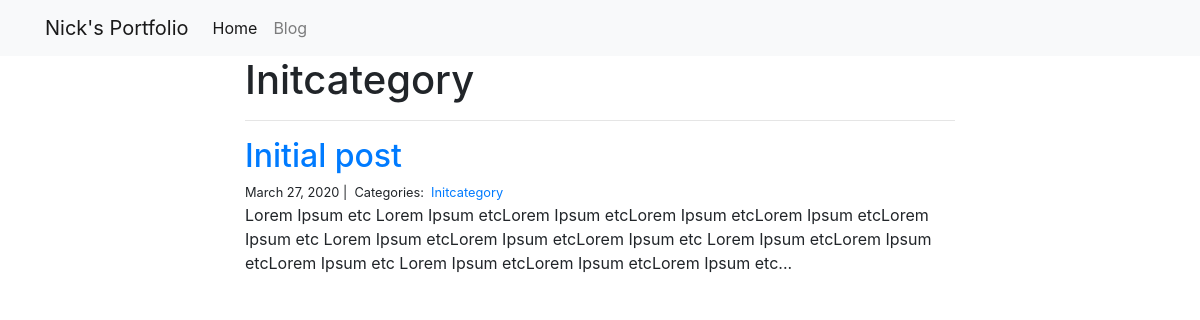
The app's page /blog/Initcategory/, older data.
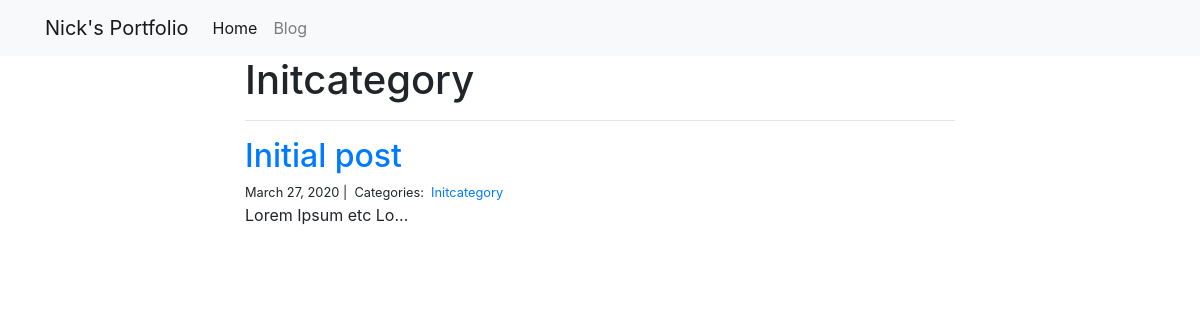
The same page, newer data.
### blog/models.py (models this page shows)
class Post(models.Model):
    title = models.CharField(max_length=100)
    body = models.TextField()
    html_body = models.TextField()
    created_on = models.DateTimeField(auto_now_add=True)
    last_modified = models.DateTimeField(auto_now=True)
    categories = models.ManyToManyField('Category', related_name='posts')

### blog/views.py (the view)
# urls.py: path("<category>/", views.blog_category, name="blog_category"),
def blog_category(request, category):
    posts = Post.objects.filter(categories__name__contains=category).order_by('-created_on')
    context = {
        "category": category,
        "posts": posts,
    }
    return render(request, "blog_category.html", context)

### blog/templates/blog_category.html
{% extends "base.html" %}
{% block page_content %}
<div class="col-md-8 offset-md-2">
    <h1>{{ category | title }}</h1>
    <hr>
    {% for post in posts %}
        <h2><a href="{% url 'blog_detail' post.pk%}">{{ post.title }}</a></h2>
        <small>
            {{ post.created_on.date }} |&nbsp;
            Categories:&nbsp;
            {% for category in post.categories.all %}
            <a href="{% url 'blog_category' category.name %}">
                {{ category.name }}
            </a>&nbsp;
            {% endfor %}
        </small>
        <p>{{ post.body | slice:":400" }}...</p>
    {% endfor %}
</div>
{% endblock %}

Row changes from the older to the newer data that the page shows:
changed Post "Initial post": body "Lorem Ipsum etc Lorem Ipsum etcLorem Ipsum etcLorem Ipsum etcLorem Ipsum etcLorem Ipsum etc Lorem Ipsum etcLorem Ipsum etcLorem Ipsum etc Lorem Ipsum etcLorem Ipsum etcLorem Ipsum etc Lorem Ipsum etcLorem Ipsum etcLorem Ipsum etc" → "Lorem Ipsum etc Lo"
